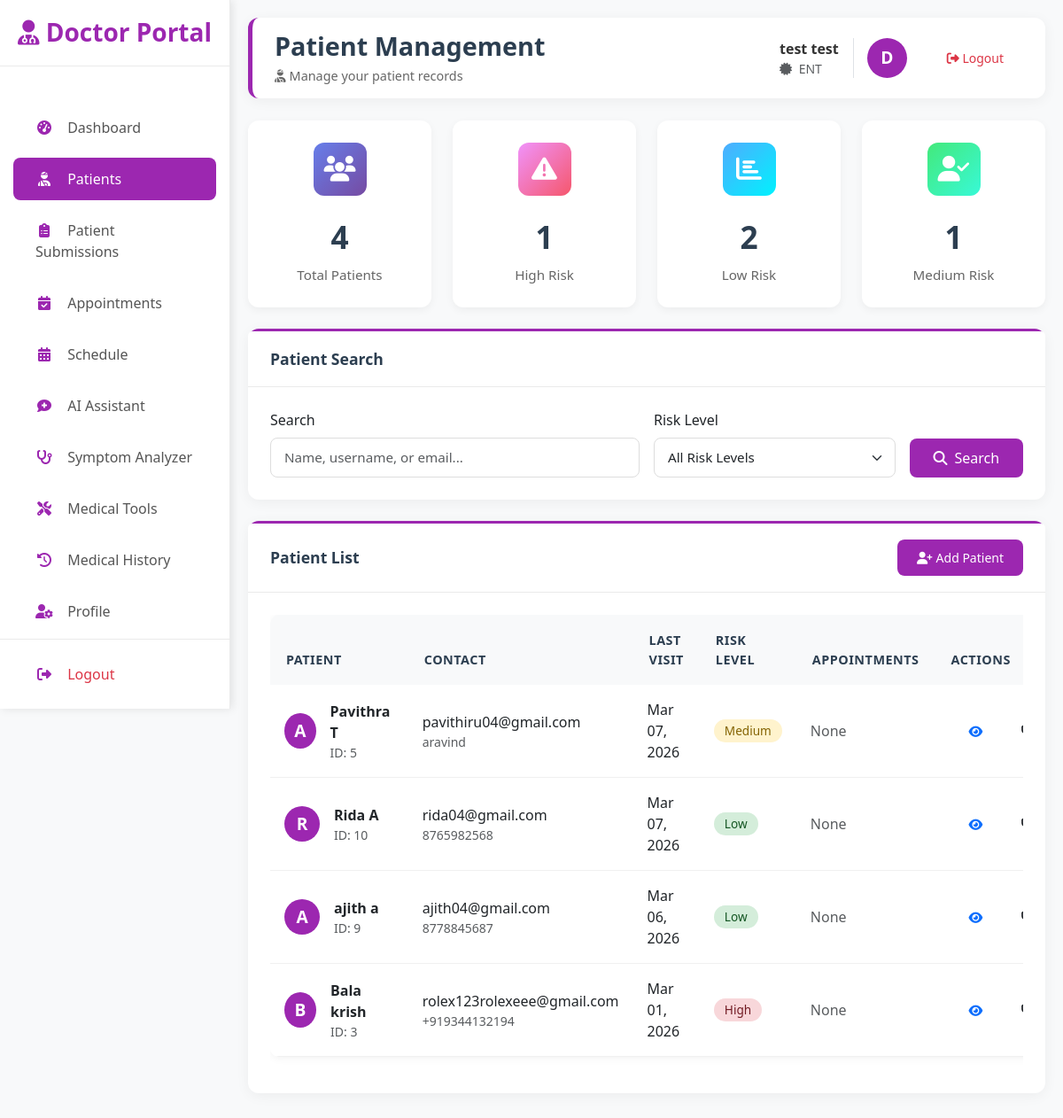
Before: /doctor/patients/ (signed in) with the older database file.
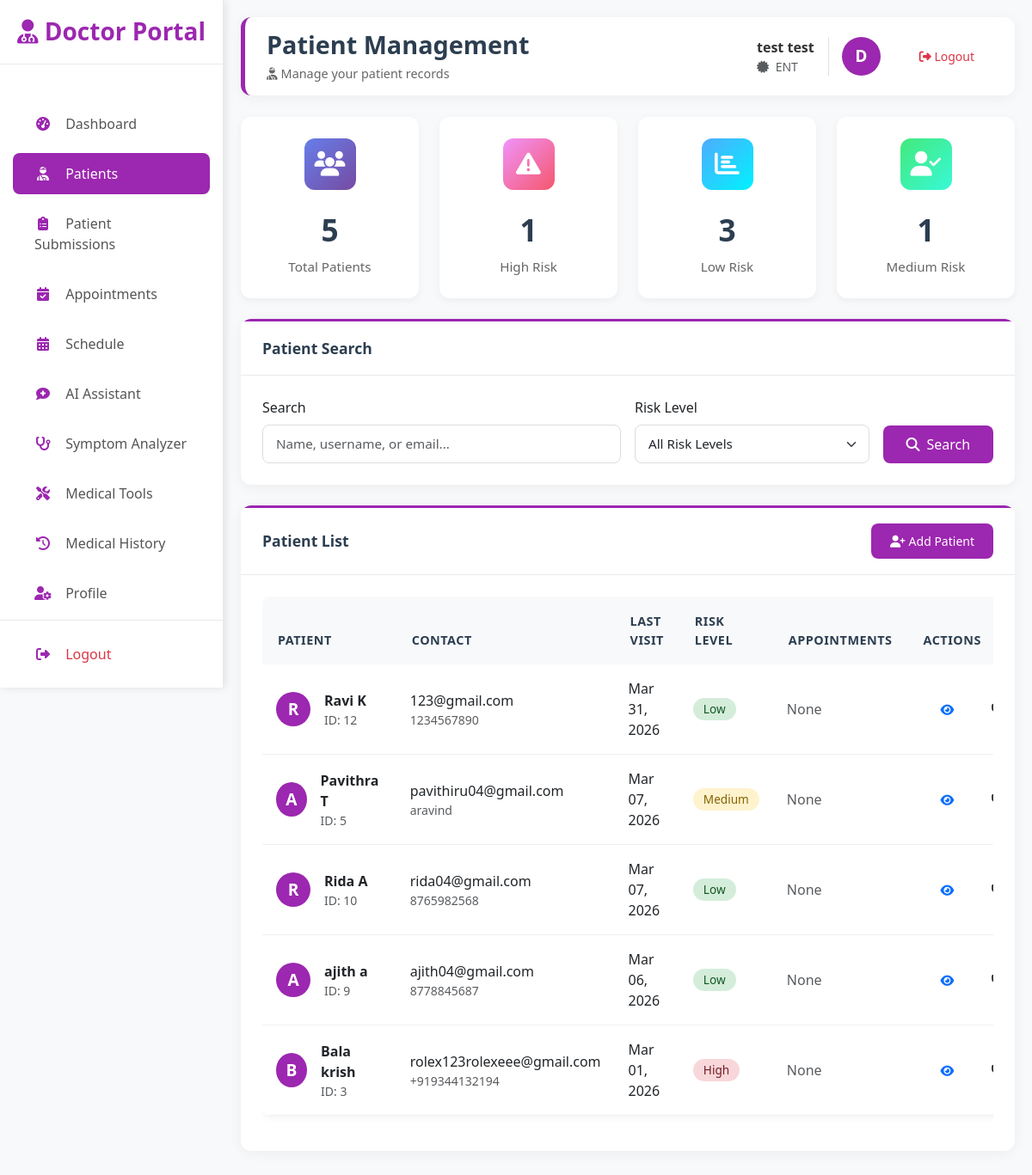
After: the same page with the newer database file.
### core/models.py (models this page shows, shortened)
class User(AbstractUser):
    ROLE_CHOICES = (
        ('admin', 'Admin'),
        ('doctor', 'Doctor'),
        ('researcher', 'Researcher'),
        ('patient', 'Patient'),
    )
    STATUS_CHOICES = (
        ('pending', 'Pending Approval'),
        ('approved', 'Approved'),
        ('rejected', 'Rejected'),
    )
    RISK_LEVEL_CHOICES = (
        ('low', 'Low'),
        ('medium', 'Medium'),
        ('high', 'High'),
        ('critical', 'Critical'),
    )
    role = models.CharField(max_length=20, choices=ROLE_CHOICES, default='patient')
    status = models.CharField(max_length=20, choices=STATUS_CHOICES, default='pending')
    email = models.EmailField(unique=True)
    full_name = models.CharField(max_length=255, blank=True)
    phone_regex = RegexValidator(regex=r'^\+?1?\d{9,15}$',
                                message="Phone number must be entered in the format: '+999999999'. Up to 15 digits allowed.")
    phone = models.CharField(validators=[phone_regex], max_length=17, blank=True)
    address = models.TextField(blank=True)
    date_of_birth = models.DateField(null=True, blank=True)
    profile_picture = models.ImageField(upload_to='profile_pics/', null=True, blank=True)
    specialization = models.CharField(max_length=100, blank=True)  # Doctor
    license_number = models.CharField(max_length=50, blank=True)  # Doctor
    institution = models.CharField(max_length=200, blank=True)  # Researcher
    research_area = models.TextField(blank=True)  # Researcher
    qualifications = models.CharField(max_length=255, blank=True)  # e.g., M.B.B.S, M.D.
    clinic_name = models.CharField(max_length=255, blank=True)
    clinic_address = models.TextField(blank=True)
    signature = models.ImageField(upload_to='signatures/', null=True, blank=True)
    biography = models.TextField(blank=True)
    risk_level = models.CharField(max_length=20, choices=RISK_LEVEL_CHOICES, blank=True)
    ml_confidence_score = models.FloatField(default=0.0)
    last_analysis = models.DateTimeField(null=True, blank=True)
    created_at = models.DateTimeField(auto_now_add=True)
    updated_at = models.DateTimeField(auto_now=True)
    is_verified = models.BooleanField(default=False)
    verification_token = models.UUIDField(default=uuid.uuid4, editable=False)
    class Meta:
        ordering = ['-date_joined']
    def get_full_name(self):
        if self.full_name:
            return self.full_name
        return super().get_full_name()

### core/decorators.py (the view)
        def _wrapped_view(request, *args, **kwargs):
            if not request.user.is_authenticated:
                return redirect('login')
            if request.user.is_superuser:
                return view_func(request, *args, **kwargs)
            if isinstance(allowed_roles, str):
                allowed = [allowed_roles]
            else:
                allowed = allowed_roles
            if request.user.role not in allowed and not request.user.is_admin():
                raise PermissionDenied("You don't have permission to access this page.")
            return view_func(request, *args, **kwargs)

### core/utils.py (called while the page is built)
def log_event(action, user=None, details=None, request=None):
    log_entry = AuditLog(
        user=user,
        action=action,
        details=details or {}
    )
    if request:
        log_entry.ip_address = request.META.get('REMOTE_ADDR')
        log_entry.user_agent = request.META.get('HTTP_USER_AGENT', '')
    log_entry.save()
    return log_entry

### templates/doctor/patients.html (shortened to what the changed rows need)
{% extends 'doctor/doctor_base.html' %}
{% block page_title %}Patient Management{% endblock %}
{% block content %}
<div class="fade-in">
    <div class="row mb-4">
        <div class="col-md-3">
            <div class="stat-card">
                <div class="stat-icon patients">
                    <i class="fas fa-users"></i>
                </div>
                <div class="stat-value">{{ total_patients }}</div>
                <div class="stat-label">Total Patients</div>
            </div>
        </div>
        <div class="col-md-3">
            <div class="stat-card">
                <div class="stat-icon analysis">
                    <i class="fas fa-chart-bar"></i>
                </div>
                <div class="stat-value">{{ risk_distribution.low|default:0 }}</div>
                <div class="stat-label">Low Risk</div>
            </div>
        </div>
    </div>
    <div class="card">
        <div class="card-body">
            <div class="table-responsive">
                <table class="table">
                    <thead>
                        <tr>
                            <th>Patient</th>
                            <th>Contact</th>
                            <th>Last Visit</th>
                            <th>Risk Level</th>
                            <th>Appointments</th>
                            <th>Actions</th>
                        </tr>
                    </thead>
                    <tbody>
                        {% for patient in patients %}
                        <tr>
                            <td>
                                <div class="d-flex align-items-center">
                                    <div class="user-avatar me-3" style="width: 40px; height: 40px;">
                                        {{ patient.username|first|upper }}
                                    </div>
                                    <div>
                                        <div class="fw-bold">{{ patient.get_full_name|default:patient.username }}</div>
                                        <div class="small text-muted">ID: {{ patient.id }}</div>
                                    </div>
                                </div>
                            </td>
                            <td>
                                <div>{{ patient.email }}</div>
                                {% if patient.phone %}
                                <div class="small text-muted">{{ patient.phone }}</div>
                                {% endif %}
                            </td>
                            <td>
                                {% if patient.last_analysis %}
                                {{ patient.last_analysis|date:"M d, Y" }}
                                {% else %}
                                <span class="text-muted">Never</span>
                                {% endif %}
                            </td>
                            <td>
                                <span class="badge badge-{{ patient.risk_level|default:'low' }}">
                                    {{ patient.get_risk_level_display|default:"Not assessed" }}
                                </span>
                            </td>
                            <td>
                                {% with patient.appointments.count as appointment_count %}
                                {% if appointment_count > 0 %}
                                <span class="badge bg-info">{{ appointment_count }}</span>
                                {% else %}
                                <span class="text-muted">None</span>
                                {% endif %}
                                {% endwith %}
                            </td>
                            <td>
                                <div class="btn-group btn-group-sm">
                                    <a href="{% url 'doctor_patient_detail' patient.id %}" class="btn btn-outline-primary" title="View">
                                        <i class="fas fa-eye"></i>
                                    </a>
                                    <a href="{% url 'doctor_patient_analysis' patient.id %}" class="btn btn-outline-doctor" title="Analyze">
                                        <i class="fas fa-stethoscope"></i>
                                    </a>
                                </div>
                            </td>
                        </tr>
                        {% endfor %}
                    </tbody>
                </table>
            </div>
        </div>
    </div>
</div>
{% endblock %}

Changed rows visible on the page:
added User: username|first "R", get_full_name "Ravi K", id "12", email "123@gmail.com", phone "1234567890", last_analysis "Mar 31, 2026", risk_level "Low"
Other visible differences:
{{ total_patients }}: "4" → "5"
{{ risk_distribution.low|default:0 }}: "2" → "3"
